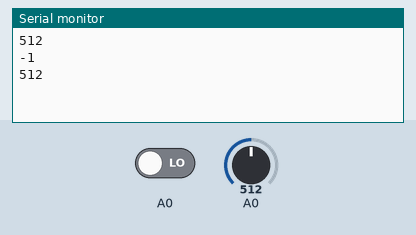
This sketch was run on a simulated Arduino Uno, built with avr-gcc and run on an emulated ATmega328P. Shown: the last lines printed to the serial monitor. Inputs (shaded band) come from the test bench; at power-on: A0 = 512, A0 LOW.

Above: at 1.2 s.
1.3 s: A0 set to 716
At 2.6 s:
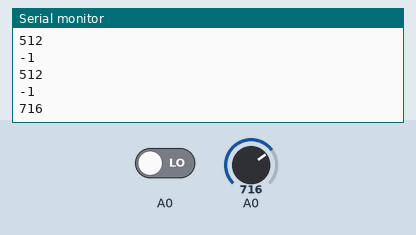
2.8 s: A0 set to 900
At 3.4 s:
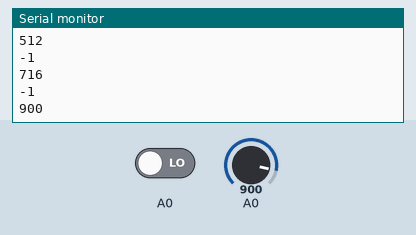
Timing chart, 0 to 5.8 s (numbered marks = the images above; inputs shaded):
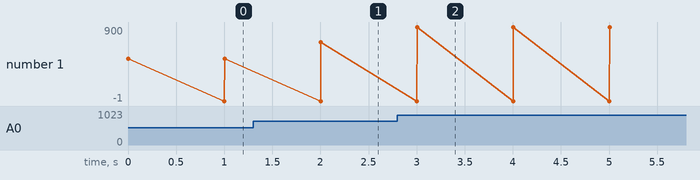

The sketch:

PulseCounter.ino
```cpp
void setup() {
  Serial.begin(9600);
}
void loop() {
  int sensorValue = analogRead(A0);
  Serial.println(sensorValue);
  int pulse = pulseIn(A0,HIGH);
  int pulseRate = (60000/pulse);
  Serial.println(pulseRate);
}
```

Measured:
- after the input at 1.3 s, the serial monitor: prints a new line after 0.71 s (image 1)
- after the input at 2.8 s, the serial monitor: prints a new line after 0.21 s (image 2)
- plotted number 1: 512 → 716 after the input at 1.3 s, 716 → 900 after the input at 2.8 s
